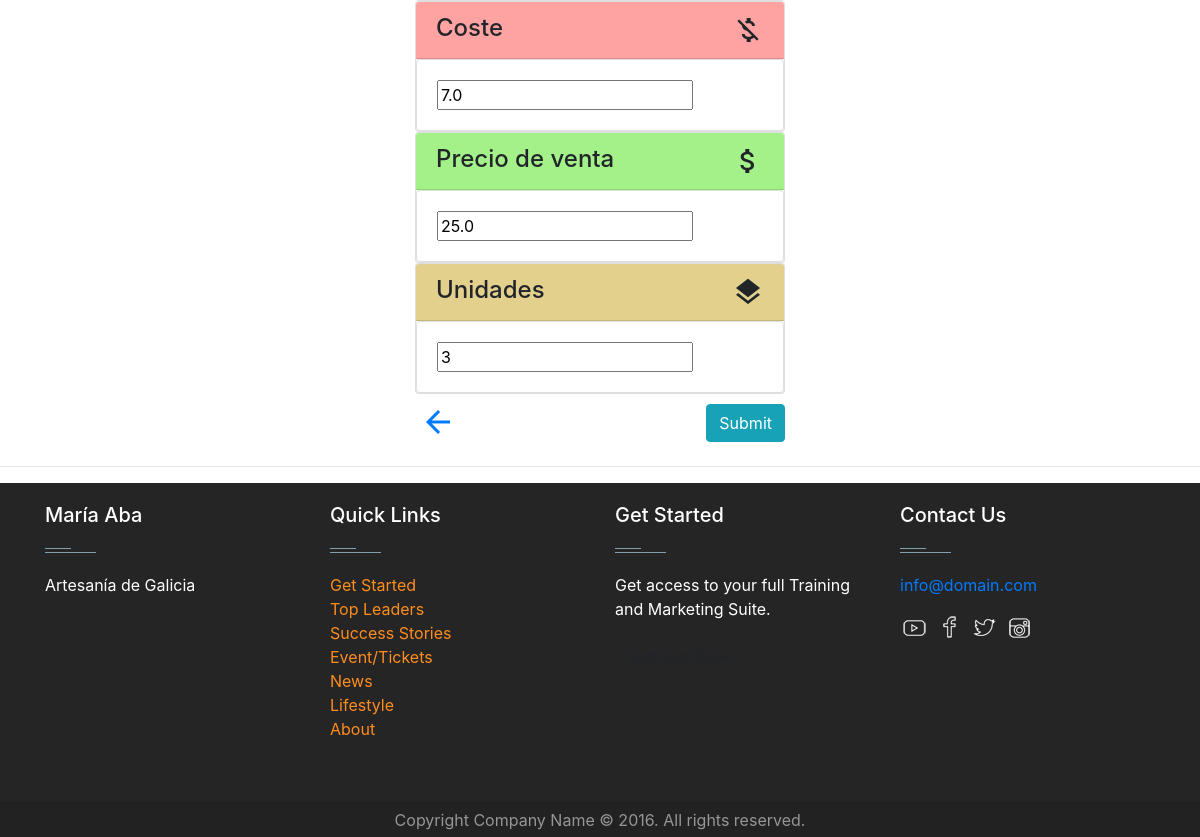
The page /update_product/7/ (signed in, lower part) on the database as committed earlier.
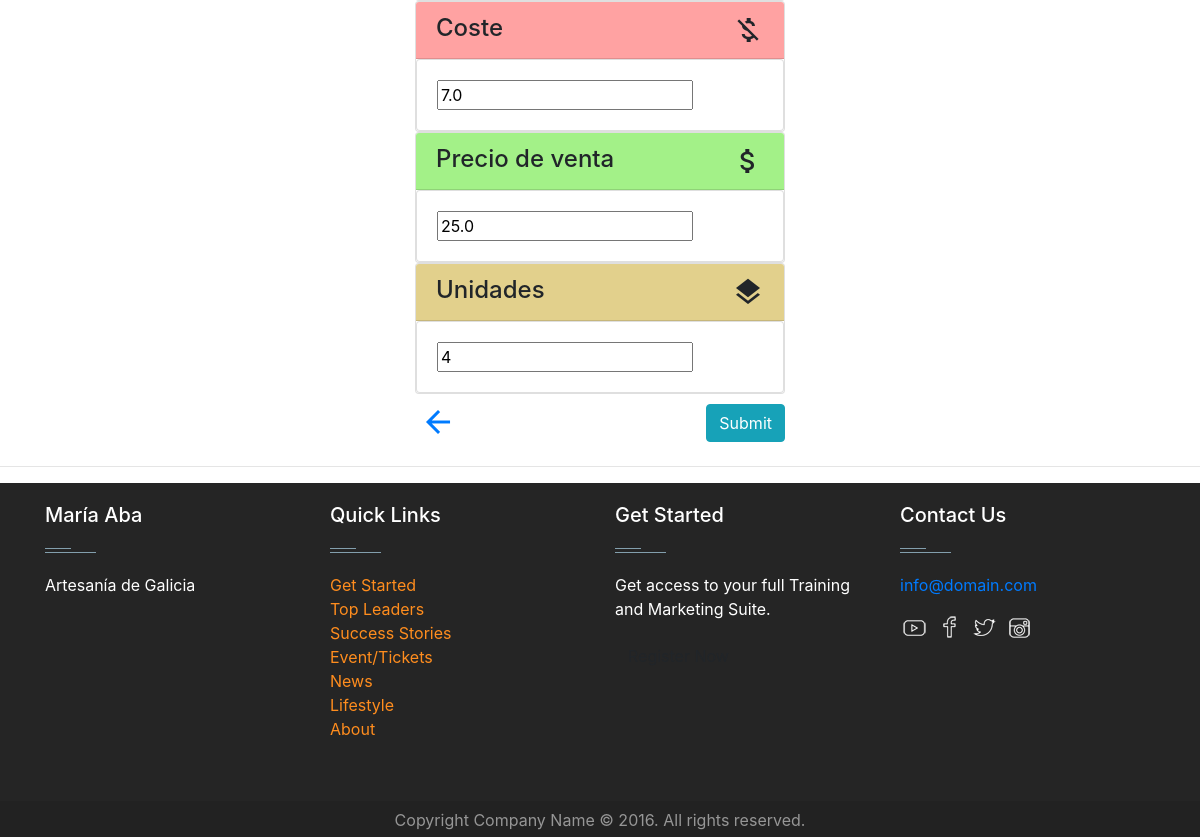
The same page on the database as committed later.
### jewels/models.py (models this page shows, shortened)
class Product(models.Model):
    CATEGORY = (
        ('Pulsera', 'Pulsera'),
        ('Collar', 'Collar'),
        ('Gemelos', 'Gemelos'),
        ('Anillo', 'Anillo'),
        ('Llavero', 'Llavero'),
        ('Pendientes', 'Pendientes'),
        ('Brazalete', 'Brazalete'),
        ('Gargantilla', 'Gargantilla'),
        ('Colgante', 'Colgante'),
        ('Tobillera', 'Tobillera'),
    )
    name = models.CharField(max_length=200, null=True)
    product_pic = models.ImageField(default="", null=True, blank=True)
    category = models.CharField(max_length=200, null=True, choices=CATEGORY)
    size = models.FloatField(null=True)
    material = models.CharField(max_length=10000, null=True)
    cost_price = models.FloatField(null=True)
    sell_price = models.FloatField(null=True)
    description = models.CharField(max_length=1000, null=True, blank=True)
    units = models.IntegerField(null=True)
    date_created = models.DateTimeField(auto_now_add=True, null=True)

### jewels/decorators.py (the view)
        def wrapper_func(request, *args, **kwargs):
            group = None
            if request.user.groups.exists():
                group = request.user.groups.all()[0].name
            if group in allowed_roles:
                return view_func(request, *args, **kwargs)
            else:
                return HttpResponse('You are not authorized to view this page')

### jewels/forms.py
class ProductForm(ModelForm):
    class Meta:
        model = Product
        fields = '__all__'

### jewels/views.py (called while the page is built)
@login_required(login_url='login')
@allowed_users(allowed_roles=['admin'])
def updateProduct(request, pk):
    product = Product.objects.get(id=pk)
    form = ProductForm(instance=product)
    if request.method == "POST":
        form = ProductForm(request.POST, request.FILES, instance=product)
        if form.is_valid():
            form.save()
            return redirect('/product/' + pk)
    context = {'form': form,
               'product': product,
               }
    return render(request, 'jewels/update_product.html', context)

### jewels/templates/jewels/update_product.html (shortened to what this page needs)
{% extends "jewels/main.html" %}
{% load static %}
{% block content %}
    <div class="container-fluid align-content-center">
        <div class="row align-content-center">
            <div class="col-xl-4"></div>
            <div class="col-xl-4">
                <form action="" method="post" enctype='multipart/form-data'>
                    <div class="card">
                        <h4 class="card-header cost">Coste <span class="material-icons float-right" style="font-size: 32px;">money_off</span>
                        </h4>
                        <div class="card card-body">
                            <p class="card-text">{{ form.cost_price }}</p>
                        </div>
                    </div>
                    <div class="card">
                        <h4 class="card-header sell">Precio de venta <span class="material-icons float-right"
                                                                      style="font-size: 32px;">attach_money</span></h4>
                        <div class="card card-body">
                            <p class="card-text">{{ form.sell_price }}</p>
                        </div>
                    </div>
                    <div class="card">
                        <h4 class="card-header unidades">Unidades <span class="material-icons float-right"
                                                               style="font-size: 32px;">layers</span></h4>
                        <div class="card card-body">
                            <p class="card-text">{{ form.units }}</p>
                        </div>
                    </div>
                    <a href="{% url 'product' product.id %}">
                        <span class="material-icons" style="margin-top: 10px; margin-bottom: 10px; margin-left: 5px; font-size: 36px">arrow_back</span>
                    </a>
                    <input class="btn btn-info"type="submit" name="Submit" style="float: right; margin-top: 10px;">
                </form>
            </div>
            <div class="col-xl-4"></div>
        </div>
    </div>
{% endblock %}

Rows that differ between the two databases and show on the page:
changed Product: units "3" → "4"
